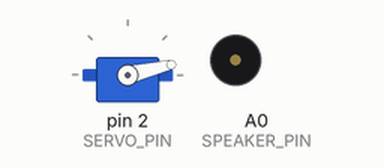
Bench run of a sketch on a simulated Arduino Uno, built with avr-gcc and run on an emulated ATmega328P. Parts: servo, buzzer (waves = sounding, pin HIGH).

Above: at 0.05 s.
At 1.15 s:
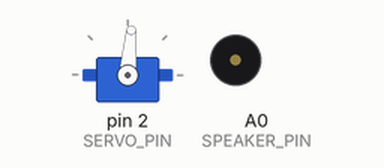
At 2.3 s:
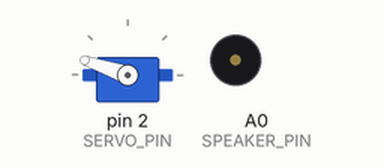
At 4.6 s:
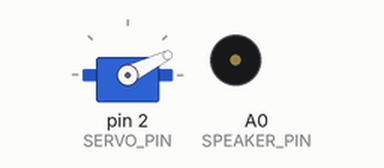
Timing chart, 0 to 12.8 s (numbered marks = the images above):
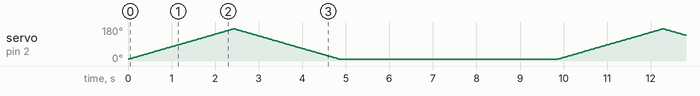

The sketch:

arduino_robot_dog.ino
```cpp
/*
 * Robot dog using an Adafruit Feather Huzzah ESP8266 board and a number of
 * sensors and actuators.
 */


#include <Servo.h>

#define SERVO_PIN 2
#define SPEAKER_PIN 14
#define ANALOG_PIN A0

Servo servo;

// MUX - initialise vars used for selection of pins
int r0 = 0;      //value of select pin at the 4051 (s0)
int r1 = 0;      //value of select pin at the 4051 (s1)
int r2 = 0;      //value of select pin at the 4051 (s2)
int count = 0;   //which y pin we are selecting


void setup() {

  servo.attach(SERVO_PIN);

  pinMode(SPEAKER_PIN,OUTPUT);
  digitalWrite(SPEAKER_PIN,LOW);

  // MUX pin selection:
  pinMode(12, OUTPUT);    // s0
  pinMode(13, OUTPUT);    // s1
  pinMode(15, OUTPUT);    // s2

  Serial.begin(57600);
}

void loop() {

  // sweep tail every 5 seconds
  sweep();
  delay(5000);

  // TO-DO: read the pressure (FSR) sensors
  // TO-DO: based on pressure do specific things
  // readFSRs();

  // TO-DO: make some sounds
  // chirp();
  // delay(2000);
  // meow();
  // delay(2000);
  // meow2();
  // mew();
  // delay(2000);
  // ruff();
  // delay(2000);
  // arf();
  // delay(2000);
  // rickroll();
  // delay(2000);

  // TO-DO: read sound level
  // TO-DO: based on sound level (or sequence of sounds, such as clapping hands) do specific things
  // double volts = readMic();
  // Serial.println(volts);
}


/*
 * SERVO - move tail
 */

void sweep()
{
  int pos;
  for(pos = 10; pos <= 170; pos += 1) // goes from 0 degrees to 180 degrees
  {                                  // in steps of 1 degree
    servo.write(pos);              // tell servo to go to position in variable 'pos'
    delay(15);                       // waits 15ms for the servo to reach the position
  }
  for(pos = 170; pos>=10; pos-=1)     // goes from 180 degrees to 0 degrees
  {
    servo.write(pos);              // tell servo to go to position in variable 'pos'
    delay(15);                       // waits 15ms for the servo to reach the position
  }
}


/*
 * BUZZER - make noises
 */

void chirp() {  // Bird chirp
  for(uint8_t i=200; i>180; i--)
     playTone(i,9);
}

void meow() {  // cat meow (emphasis ow "me")
  uint16_t i;
  playTone(5100,50);        // "m" (short)
  playTone(394,180);        // "eee" (long)
  for(i=990; i<1022; i+=2)  // vary "ooo" down
     playTone(i,8);
  playTone(5100,40);        // "w" (short)
}

void meow2() {  // cat meow (emphasis on "ow")
  uint16_t i;
  playTone(5100,55);       // "m" (short)
  playTone(394,170);       // "eee" (long)
  delay(30);               // wait a tiny bit
  for(i=330; i<360; i+=2)  // vary "ooo" down
     playTone(i,10);
  playTone(5100,40);       // "w" (short)
}

void mew() {  // cat mew
  uint16_t i;
  playTone(5100,55);       // "m"   (short)
  playTone(394,130);       // "eee" (long)
  playTone(384,35);        // "eee" (up a tiny bit on end)
  playTone(5100,40);       // "w"   (short)
}


void ruff() {   // dog ruff
  uint16_t i;
  for(i=890; i<910; i+=2)     // "rrr"  (vary down)
     playTone(i,3);
  playTone(1664,150);         // "uuu" (hard to do)
  playTone(12200,70);         // "ff"  (long, hard to do)
}

void arf() {    // dog arf
  uint16_t i;
  playTone(890,25);          // "a"    (short)
  for(i=890; i<910; i+=2)    // "rrr"  (vary down)
     playTone(i,5);
  playTone(4545,80);         // intermediate
  playTone(12200,70);        // "ff"   (shorter, hard to do)
}

// play tone on a piezo speaker: tone shorter values produce higher frequencies
//  which is opposite beep() but avoids some math delay - similar to code by Erin Robotgrrl
void playTone(uint16_t tone1, uint16_t duration) {
  if(tone1 < 50 || tone1 > 15000) return;  // these do not play on a piezo
  for (long i = 0; i < duration * 1000L; i += tone1 * 2) {
     digitalWrite(SPEAKER_PIN, HIGH);
     delayMicroseconds(tone1);
     digitalWrite(SPEAKER_PIN, LOW);
     delayMicroseconds(tone1);
  }
}


void rickroll(){
  int c = 262;
  int d = 294;
  int e = 330;
  int f = 349;
  int g = 392;
  int a = 440;
  int b = 494;
  int bf = 466;
  int C = 523;
  int frequency[145] = {
    f, g, c, g, a, C, bf, a, f, g, c, c, c, d, f, f, f, g, c, g, a, C, bf, a, f, g, c, e, f, f,
    f, f, f, //33
    d, e, f, f, g, e, d, c, d, d, e, f, d, c, //47
    C, C, g, d, d, e, f, d, f, g, e, d, c, //64
    d, d, e, f, d, c, g, g, g, a, g, f, g, a, f, //80
    g, g, g, a, g, c, d, e, f, d, g, a, g,
    c, d, f, d, a, a, g, c, d, f, d, g, g, f, e, d, c, d, f, d, f, g, e, d, c, c, g, f,
    c, d, f, d, a, a, g, c, d, f, d, C, e, f, e, d, c, d, f, d, f, g, e, d, c, c, g, f
    };
  int duration[145] = {
    620, 620, 410, 620, 620, 100, 100, 200, 620, 620, 1440, 100, 100, 100, 200, 100,
    620, 620, 410, 620, 620, 100, 100, 200, 620, 620, 410, 200, 200, 830, 100, 200, 510,
    200, 200, 200, 200, 200, 300, 100, 1660, 200, 200, 200, 200, 410, 200,
    410, 200, 1240, 200, 200, 200, 200, 200, 200, 200, 410, 200, 1240,
    200, 200, 200, 200, 200, 410, 200, 200, 200, 200, 830, 1030, 200, 200, 200,
    200, 200, 200, 200, 410, 1240, 200, 200, 200, 410, 200, 200, 620,
    120, 120, 120, 120, 360, 360, 720, 120, 120, 120, 120, 360, 360, 480, 120, 240, 120, 120, 120, 120,
    480, 240, 360, 120, 480, 240, 480, 960,
    120, 120, 120, 120, 360, 360, 720, 120, 120, 120, 120, 360, 360, 480, 120, 240, 120, 120, 120, 120,
    480, 240, 360, 120, 480, 240, 480, 960
    };

  for(int i=0; i<145; i++){ //run loop for all values of i 0 to __
    tone(SPEAKER_PIN, frequency[i]); //play tones in order from the frequency array
    delay(duration[i]);   //play all above tones for the corresponding duration in the duration array
    noTone(SPEAKER_PIN);   //turn off speaker for 30ms before looping back to the next note
    delay(10);
  }
}

// some other songs: https://github.com/robsoncouto/arduino-songs


/*
 * SOUND SENSOR - detect sound level
 */

double readMic() {
     const int sampleWindow = 6; // Sample window width in mS (50 mS = 20Hz)
     unsigned int sample;

     unsigned long startMillis= millis();  // Start of sample window
     unsigned int peakToPeak = 0;   // peak-to-peak level

     unsigned int signalMax = 0;
     unsigned int signalMin = 1024;

     // collect data for sampleWindow mS
     while (millis() - startMillis < sampleWindow)
     {
        sample = analogRead(ANALOG_PIN);
        if (sample < 1024)  // toss out spurious readings
        {
           if (sample > signalMax)
           {
              signalMax = sample;  // save just the max levels
           }
           else if (sample < signalMin)
           {
              signalMin = sample;  // save just the min levels
           }
        }
     }
     peakToPeak = signalMax - signalMin;  // max - min = peak-peak amplitude
     double volts = (peakToPeak * 5.0) / 1024;  // convert to volts

     Serial.println(volts);
     return volts;
}


/*
 * FORCE SENSORS - read pressure on the force sensors
 */

void readFSRs(){

  for (count=0; count<=3; count++) {

    if (count == 0 || count == 1 || count == 2 || count == 3) {

      // select the bit
      r0 = bitRead(count,0);    // use this with arduino 0013 (and newer versions)
      r1 = bitRead(count,1);    // use this with arduino 0013 (and newer versions)
      r2 = bitRead(count,2);    // use this with arduino 0013 (and newer versions)

      digitalWrite(12, r0);
      digitalWrite(13, r1);
      digitalWrite(15, r2);

      //Either read or write the multiplexed pin here
      // read and transform
      int reading = analogRead(A0);
      Serial.print("Reading (count=");
      Serial.print(count);
      Serial.print("): ");
      Serial.print(reading);

      if (reading < 10) {
        Serial.println(" - No pressure");
      } else if (reading < 200) {
        Serial.println(" - Light touch");
      } else if (reading < 500) {
        Serial.println(" - Light squeeze");
      } else if (reading < 800) {
        Serial.println(" - Medium squeeze");
      } else {
        Serial.println(" - Big squeeze");
      }

    }

      delay(1000);
  }
}
```
